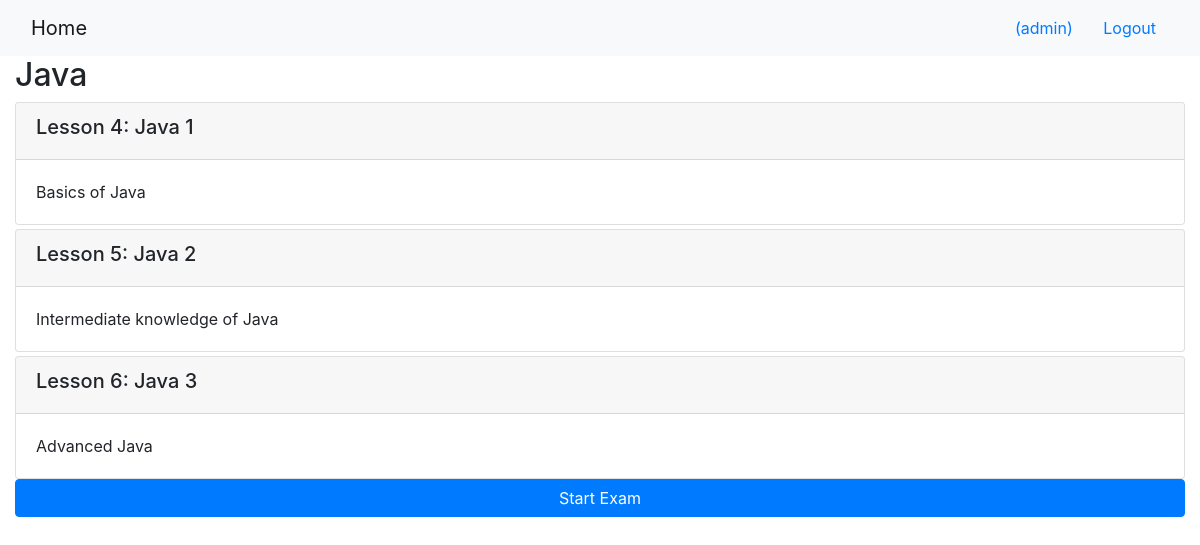
/2/ (signed in), run on the app's committed database.
### onlinecourse/models.py (models this page shows, shortened)
class Course(models.Model):
    name = models.CharField(null=False, max_length=30, default='online course')
    image = models.ImageField(upload_to='course_images/')
    description = models.CharField(max_length=1000)
    pub_date = models.DateField(null=True)
    instructors = models.ManyToManyField(Instructor)
    users = models.ManyToManyField(settings.AUTH_USER_MODEL, through='Enrollment')
    total_enrollment = models.IntegerField(default=0)
    is_enrolled = False

class Lesson(models.Model):
    title = models.CharField(max_length=200, default="title")
    order = models.IntegerField(default=0)
    course = models.ForeignKey(Course, on_delete=models.CASCADE)
    content = models.TextField()

### onlinecourse/views.py (the view)
# urls.py: path('<int:pk>/', views.CourseDetailView.as_view(), name='course_details'),
class CourseDetailView(generic.DetailView):
    model = Course
    template_name = 'onlinecourse/course_detail_bootstrap.html'

### onlinecourse/templates/onlinecourse/course_detail_bootstrap.html (shortened to what this page needs)
<!DOCTYPE html>
<html lang="en">
<head>
    {% load static %}
    <link rel="stylesheet" href="https://maxcdn.bootstrapcdn.com/bootstrap/4.3.1/css/bootstrap.min.css">
    <link rel="stylesheet" href="https://cdn.jsdelivr.net/npm/bootstrap@4.6.1/dist/css/bootstrap.min.css">
</head>
<body>
    <nav class="navbar navbar-light bg-light">
        <div class="container-fluid">
            <div class="navbar-header">
                  <a class="navbar-brand" href="{% url 'index' %}">Home</a>
            </div>
            <ul class="nav navbar-nav navbar-right">
                {% if user.is_authenticated %}
                <li>
                    <a class="btn btn-link" href="#">{{ user.first_name }}({{ user.username }})</a>
                    <a class="btn btn-link" href="{% url 'logout' %}">Logout</a>
                </li>
                {% endif %}
            </ul>
        </div>
    </nav>
    <div class="container-fluid">
            <h2>{{ course.name }}</h2>
            <div class="card-columns-vertical">
                {% if user.is_authenticated %}
                    {% for lesson in course.lesson_set.all %}
                        <div class="card mt-1">
                            <div class="card-header"><h5>Lesson {{lesson.order}}: {{lesson.title}}</h5></div>
                            <div class="card-body">{{lesson.content}}</div>
                        </div>
                    {% endfor %}
                    <button id="exam" style="width:100%;" type="button" class="btn btn-primary" data-toggle="collapse" data-target="#exam_form" style="margin:10px;">Start Exam</button>
                {% endif %}
            </div>
    </div>
</body>
</html>

### data on the page
Course: name "Java"
Lesson: order "4", title "Java 1", content "Basics of Java"
Lesson: order "5", title "Java 2", content "Intermediate knowledge of Java"
Lesson: order "6", title "Java 3", content "Advanced Java"

### other printed values
{{ user.username }} "admin"
